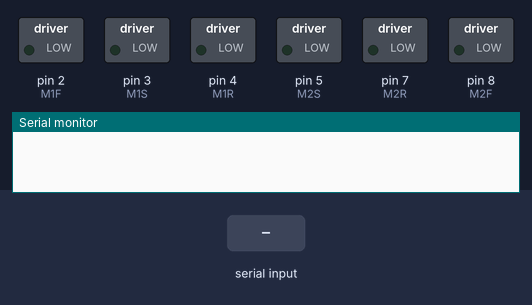
The sketch below on a simulated Arduino Uno, built with avr-gcc and run on an emulated ATmega328P. On the bench: switched loads named in the sketch (green lamp = pin HIGH), the last lines printed to the serial monitor. The inputs (shaded band) are chosen by the test bench.

Above: at 1.2 s.
1.3 s: "F" received over Serial
At 2.1 s:
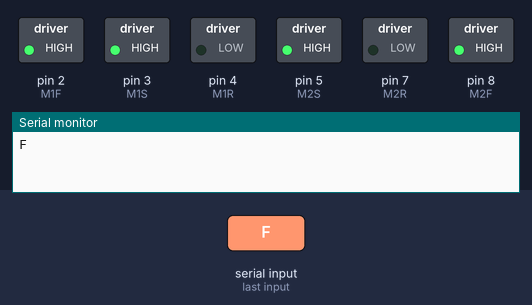
2.8 s: "B" received over Serial
At 3.2 s:
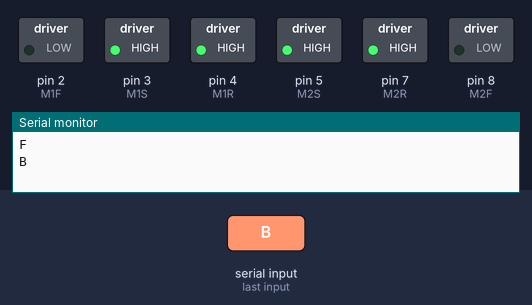
4.3 s: "L" received over Serial
At 5.5 s:
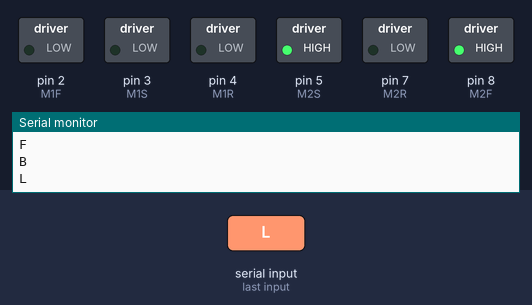
5.8 s: "R" received over Serial
At 6.7 s:
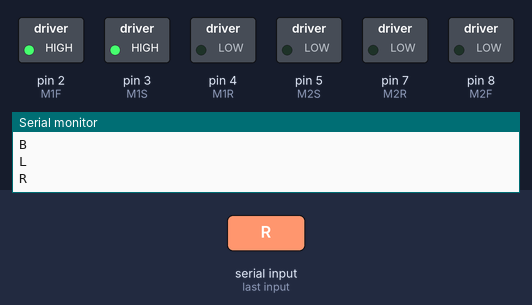
Timing chart, 0 to 8.3 s (numbered marks = the images above; inputs shaded):
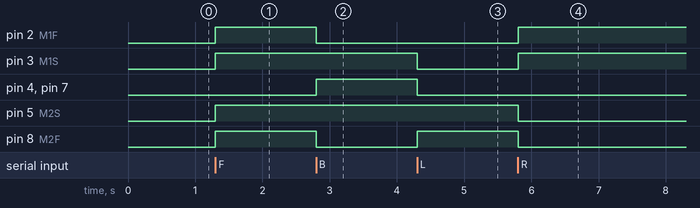

The sketch:

BT_car.ino
```cpp
char val;

#define M1F 2  //left motor >>      IN1
#define M1R 4  //left motor <<      IN2
#define M1S 3  //left motor speed   ENA
#define M2F 8  //Right motor >>     IN3
#define M2R 7  //Right motor <<     IN4
#define M2S 5  //Right motor speed  ENB

void setup() {
  pinMode(M1F, OUTPUT);
  pinMode(M1R, OUTPUT);
  pinMode(M1S, OUTPUT);
  pinMode(M2F, OUTPUT);
  pinMode(M2R, OUTPUT);
  pinMode(M2S, OUTPUT);

  Serial.begin(9600);
  motordrive(0,0);
}

void loop() {

    if(Serial.available()){
    val= Serial.read();
    Serial.println(val);
    }

    if (val=='F'){ //forward
      motordrive(255,255);
    }
    if (val=='B'){//reverse
      motordrive(-255,-255);
    }
    if (val=='L'){//left
      motordrive(0,255);
    }
    if (val=='R'){//right
      motordrive(255,0);
    }
    if (val=='S'){//stop
      motordrive(0,0);
    }
}


void motordrive(int m1, int m2){
  if(m1>0){
    if (m1 > 255){
      m1=255;
    }
    digitalWrite(M1F,HIGH);
    digitalWrite(M1R,LOW);
    analogWrite(M1S,m1);
    //Left m >>
  }else if (m1<0){
    if (m1< -255){
      m1= -255;
    }
    digitalWrite(M1F,LOW);
    digitalWrite(M1R,HIGH);
    analogWrite(M1S,m1*(-1));
    //Left m <<
  }else if (m1==0){
    digitalWrite(M1F,LOW);
    digitalWrite(M1R,LOW);
    analogWrite(M1S,m1);
  }

  if(m2>0){
    if (m2 > 255){
      m1=255;
    }
    digitalWrite(M2F,HIGH);
    digitalWrite(M2R,LOW);
    analogWrite(M2S,m2);
    //Right m >>
  }else if (m2<0){
    if (m2< -255){
      m2= -255;
    }
    digitalWrite(M2F,LOW);
    digitalWrite(M2R,HIGH);
    analogWrite(M2S,m2*(-1));
    //Right m <<
  }else if (m2==0) {
    digitalWrite(M2F,LOW);
    digitalWrite(M2R,LOW);
    analogWrite(M2S,m2);
  }
}
```

Measured:
- after the input at 1.3 s, pin 2 (M1F), pin 3 (M1S), pin 5 (M2S), pin 8 (M2F): LOW → HIGH at once
- after the input at 2.8 s, pin 2 (M1F), pin 8 (M2F): HIGH → LOW at once; pin 4 (M1R), pin 7 (M2R): LOW → HIGH at once
- after the input at 4.3 s, pin 3 (M1S), pin 4 (M1R), pin 7 (M2R): HIGH → LOW at once; pin 8 (M2F): LOW → HIGH at once
- after the input at 5.8 s, pin 2 (M1F), pin 3 (M1S): LOW → HIGH at once; pin 5 (M2S), pin 8 (M2F): HIGH → LOW at once
